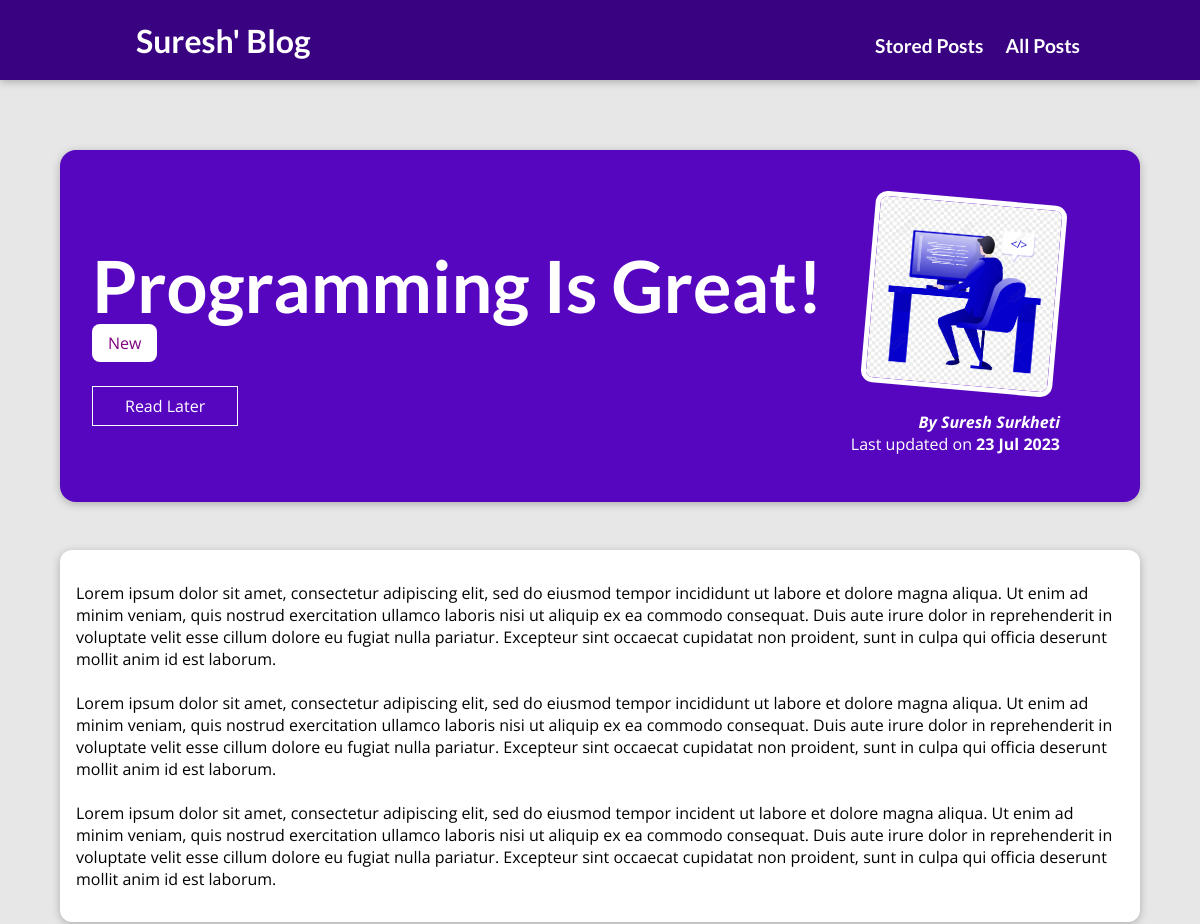
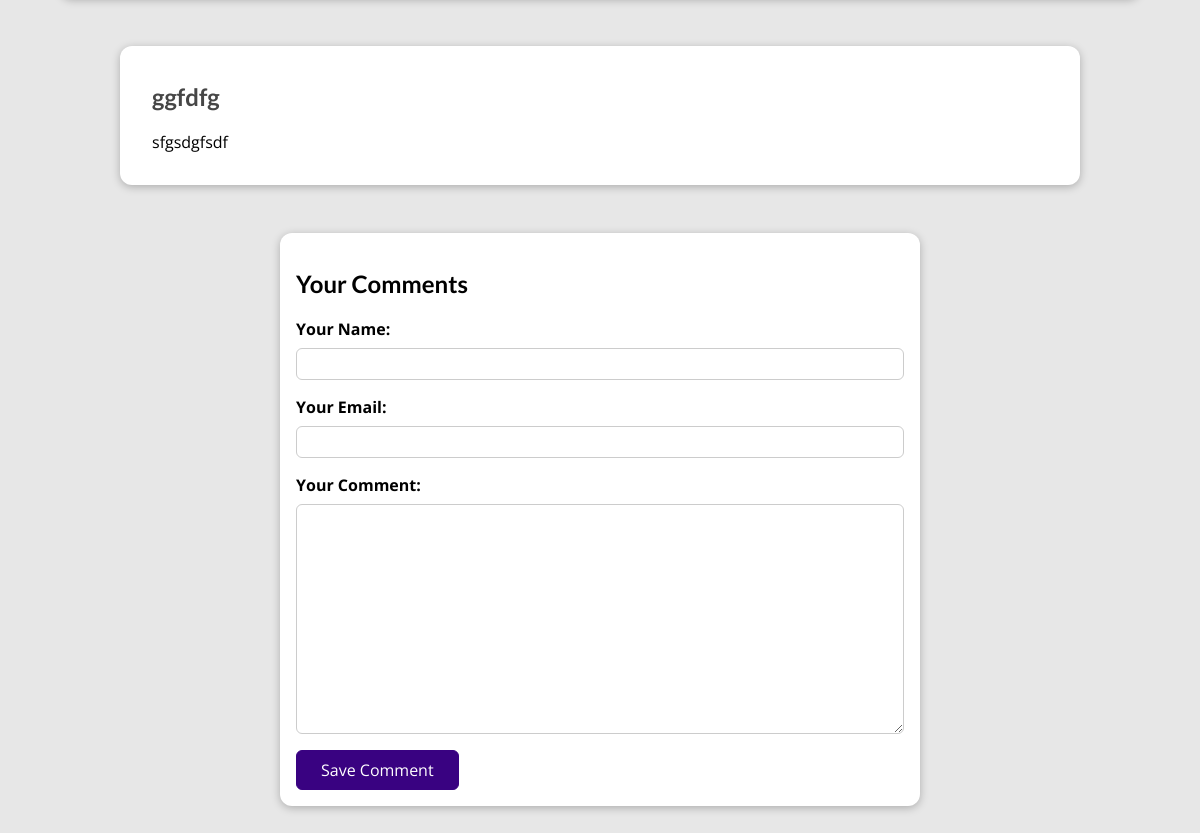
Page /posts/coding-is-the-growing on the committed database (2 pictures, top to bottom).
### blog/models.py (models this page shows, shortened)
class Post(models.Model):
    title = models.CharField(max_length=150)
    excerpt = models.CharField(max_length=200)
    image = models.ImageField(upload_to="posts", null=True)
    date = models.DateField(auto_now=True)
    slug = models.SlugField(unique=True, db_index=True)
    content = models.TextField(validators=[MinLengthValidator(10)])
    author = models.ForeignKey(
        Author, on_delete=models.SET_NULL, null=True, related_name="posts"
    )
    tags = models.ManyToManyField(Tag)

class Tag(models.Model):
    caption = models.CharField(max_length=20)

class Author(models.Model):
    first_name = models.CharField(max_length=100)
    last_name = models.CharField(max_length=100)
    email_address = models.EmailField()
    def full_name(self):
        return f"{self.first_name} {self.last_name}"
    def __str__(self):
        return self.full_name()

class Comment(models.Model):
    user_name = models.CharField(max_length=120)
    user_email = models.EmailField()
    text = models.TextField(max_length=400)
    post = models.ForeignKey(Post, on_delete=models.CASCADE, related_name="comments")

### blog/views.py (the view, shortened to what this page needs)
# urls.py: path("posts/<slug:slug>", views.SinglePostView.as_view(), name="post-detail-page"),
class SinglePostView(View):
    def is_stored_post(self, request, post_id):
        stored_post = request.session.get("stored_posts")
        if stored_post is not None:
            is_saved_for_later = post_id in stored_post
        else:
            is_saved_for_later = False
            return is_saved_for_later
    def get(self, request, slug):
        post = Post.objects.get(slug=slug)
        context = {
            "post": post,
            "post_tags": post.tags.all(),
            "comment_form": CommentForm(),
            "comments": post.comments.all().order_by("-id"),
            "saved_for_later": self.is_stored_post(request, post.id),
        }
        return render(request, "blog/post-detail.html", context)

### blog/forms.py
class CommentForm(forms.ModelForm):
    class Meta:
        model = Comment
        exclude = ["post"]
        labels = {
            "user_name": "Your Name",
            "user_email": "Your Email",
            "text": "Your Comment",
        }

### blog/templates/blog/post-detail.html (shortened to what this page needs)
{% include 'base.html' %}
{% load static %}
{% block css_files %}
<link rel="stylesheet" href="{% static "blog/post-detail.css" %}" />
{% endblock %}
{% block content %}
<section id="summary">
    <h2>{{ post.title }}</h2>
    <div>{% for tag in post_tags %}
        <span class="tag">{{ tag.caption }}</span>
        {% endfor %}</div>
        <div id="read_later">
            <form action="{% url 'read-later' %}" method="POST">
                <button>
                    {% if saved_for_later %}
                        Remove from "Read Later" List
                    {% else %}
                        Read Later
                    {% endif %}
                </button>
            </form>
            </div>
    <article>
        <img src="{{ post.image.url }}" alt="{{ post.title }}"/>
        <address>By <a href="mailto:{{ post.author.email_address}}"> {{ post.author }}</a></address>
        <div>
            Last updated on <time>{{ post.date|date:"d M Y" }}</time>
        </div>
    </article>
</section>
<main>
   {{ post.content|linebreaks }}
</main>
<section id="comments">
    <ul>
        {% for comment in comments %}
        <li>
            <h2>{{ comment.user_name }}</h2>
            <p>{{ comment.text|linebreaks }}</p>
        </li>
        {% endfor %}
    </ul>
</section>
<section  id="comment-form">
    <h2> Your Comments </h2>
        <form action="{% url "post-detail-page" post.slug %}" method="POST">
        {% for form_field in comment_form %}
        <div class="form-control {% if form_field.errors %}invalid{% endif %}">
            {{ form_field.label_tag}}
            {{ form_field }}
        </div>
        {% endfor %}
        <button> Save Comment</button>
    </form>
</section>
{% endblock %}

### static/app.css (style rules this page uses)
* { box-sizing: border-box; }
html { font-family: 'Open Sans', 'Lato', sans-serif; }
body { margin: 0; }
h1, h2, h3 { font-family: 'Lato', sans-serif; font-weight: bold; }

### blog/static/blog/post-detail.css (style rules this page uses)
body { background-color: #e7e7e7; }
#summary { margin: 8rem auto 3rem auto; padding: 2rem; width: 90%; max-width: 90rem; border-radius: 16px; background-color: #5706c0; position: relative; box-shadow: 0 2px 8px rgba(0, 0, 0, 0.25); height: 22rem; }
#summary h2 { color: white; font-size: 4.5rem; margin-bottom: 0.25rem; }
#summary article { position: absolute; top: 2rem; right: 3rem; padding: 1rem 2rem; border-radius: 12px; text-align: right; color: white; }
#summary article img { width: 12rem; height: 12rem; border-radius: 12px; transform: rotateZ(5deg); border: 5px solid white; margin-bottom: 1rem; }
#summary address { font-weight: bold; }
#summary a { color: white; text-decoration: none; }
#summary time { font-weight: bold; }
main { width: 90%; max-width: 90rem; margin: 3rem auto; background-color: white; padding: 1rem; border-radius: 12px; box-shadow: 0 2px 8px rgba(0, 0, 0, 0.25); }
.tag { background-color: white; color: purple; padding: 0.5rem 1rem; border-radius: 8px; }
#comment-form { margin: 3rem auto; width: 90%; max-width: 40rem; border-radius: 12px; background-color: white; box-shadow: 0 2px 8px rgb(0, 0, 0, 0.25); padding: 1rem; }
#comment-form button { font: inherit; background-color: #390281; color: white; border: 1px solid #390281; padding: 0.5rem 1.5rem; border-radius: 6px; cursor: pointer; }
.form-control { margin-bottom: 1rem; }
.form-control label { font-weight: bold; margin-bottom: 0.5rem; display: block; }
.form-control input, .form-control textarea { display: block; width: 100%; font: inherit; padding: 0.25rem; border-radius: 6px; border: 1px solid #ccc; }
#comments { margin: 3rem auto; width: 90%; max-width: 60rem; border-radius: 12px; background-color: white; box-shadow: 0 2px 8px rgb(0, 0, 0, 0.25); padding: 1rem 2rem; }
#comments ul { list-style: none; margin: 0; padding: 0; }
#comments li { margin-bottom: 1rem; border-bottom: 2px solid #ccc; }
#comments li:last-of-type { border-bottom: none; }
#comments h2 { color: #464646; }
#read_later { margin: 2rem 0; }
#read_later button { background-color: transparent; border: 1px solid white; padding: 0.5rem 2rem; font: inherit; color: white; }

### rows in the picture
Post: title "Programming Is Great!", image (picture), author "Suresh Surkheti", date "23 Jul 2023", content "Lorem ipsum dolor sit amet, consectetur adipiscing elit, sed do eiusmod tempor incididunt ut labore et dolore magna aliqua. Ut enim ad minim veniam, quis nostrud exercitation ullamco laboris nisi ut aliquip ex ea commodo consequat. Duis aute irure dolor in reprehenderit in voluptate velit esse cillum dolore eu fugiat nulla pariatur. Excepteur sint occaecat cupidatat non proident, sunt in culpa qui officia deserunt mollit anim id est laborum. Lorem ipsum dolor sit amet, consectetur adipiscing elit, sed do eiusmod tempor incididunt ut labore et dolore magna aliqua. Ut enim ad minim veniam, quis nostrud exercitation ullamco laboris nisi ut aliquip ex ea commodo consequat. Duis aute irure dolor…"
Tag: caption "New"
Comment: user_name "ggfdfg", text "sfgsdgfsdf"
